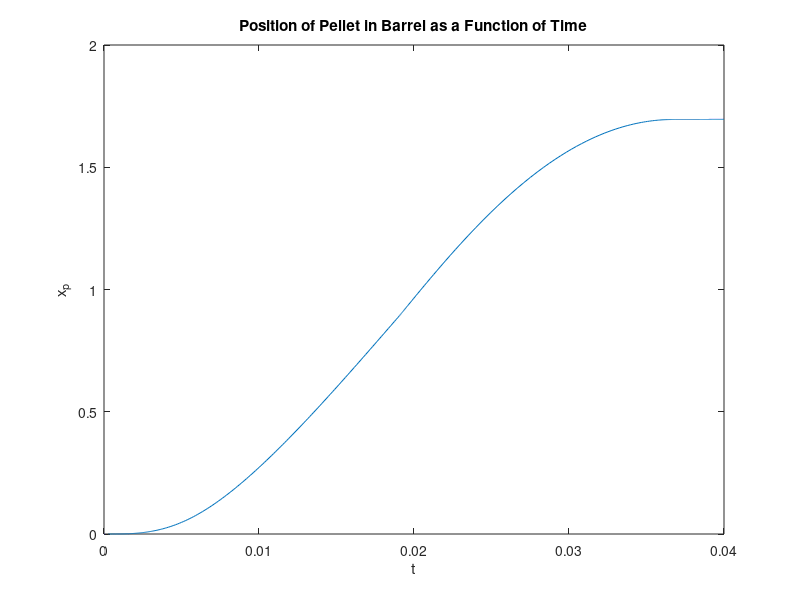
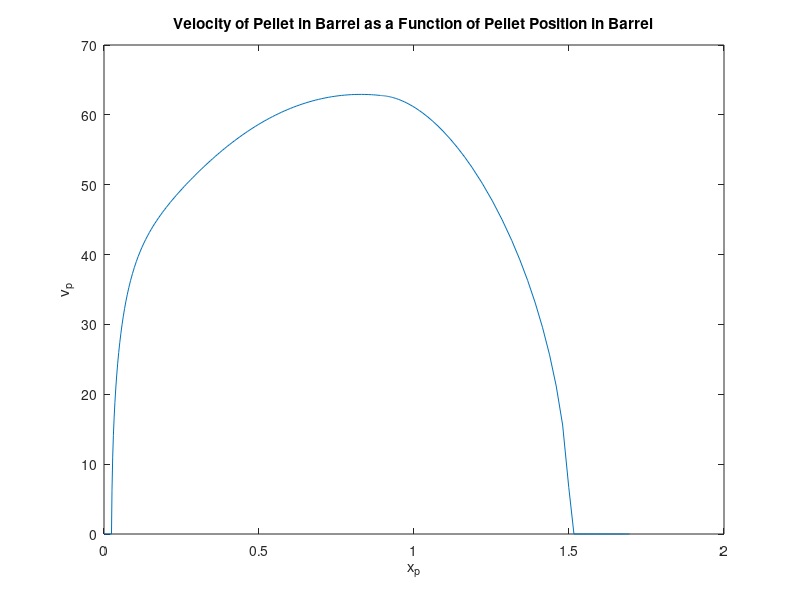
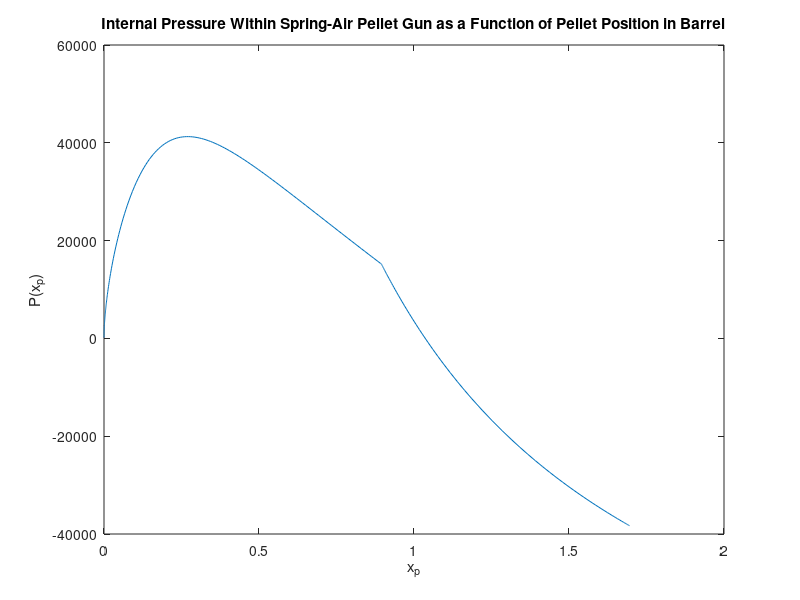

These charts were generated, in order, by the following MATLAB code:
function y = comptonSim %Allows M-file to be called as a function in MATLAB

%Imput Specific Design Values
global m_p m_s r_piston c R f_e mu mu_static mu_dynamic I_p g P_o V_o k x_s_f x_s_o R_angle

m_p = 0.0012; %mass of pellet ( kg )
m_s = 0.039; %mass of spring piston + 1/3 spring mass ( kg )
r_piston = 0.034798/2; %radius of spring piston in air gun ( m )
c = 0.0133; %caliber ( m )
R = 0; %twist rate of rifling ( 1/m )
f_e = 10; %experimentally quantified elastic compression friction force for pellet-style ( N )
mu = .5; %kinetic coeficient of friction between pellet and barrel materials
mu_static = 1.0;
mu_dynamic = 0.5;
I_p = 0.0000000216; %mass moment of inertia of pellet along its lognitudinal central axis ( kg*m^2 )
g = 9.801; %force of local gravitational feild (use standard earth value for analysis) ( m/(kg*s^2) )
P_o = 1.013*10^5; %local atmospheric pressure (normally set at see level for analysis) ( Pa )
V_o = 0.00014255 + 0.000004*2; %Volume of air in cylinder when the air gun is "cocked" ( m^3 )
k = 679.5; %spring constant ( N/m )
x_s_f = 0.040818+0.15138; %compression of spring assembly after cocking ( m )
x_s_o = 0.040818 ; %compression of spring assembly before cocking ( m )
barrel_length = 0.33; % ( m )
R_angle = atan(R*(pi*c)); %Twist angle of Rifling Formula -- Don't Change Formula !!!

%First solve the initial value problem using "ode45"
tspan=[0,0.04];x0=[0;0]; %Time Span ( tspan ) may have to be increased or decreased for different models
options = odeset('RelTol', 1e-7, 'AbsTol', 1e-9);
[t,x] = ode45(@problem_func, tspan, x0, options);
x(:,1) = real((x(:,1) + ((x_s_f-x_s_o)-x(:,1)).*(x(:,1) >= (x_s_f-x_s_o))));x(:,2) = real(x(:,2));

%Make a plot for (t,x_p)
plot(t,x(:,2))
xlabel('t')
ylabel('x_p')
title('Position of Pellet in Barrel as a Function of Time')
shg

#pause

%Next make a plot for (x_p,v_p)
vel_s = real((x(:,1)<(x_s_f-x_s_o)).*(k.*(x_s_f - x(:,1)) - ( (pi.*r_piston^2.*P_o.*V_o)
./(V_o - pi.*r_piston.^2.*x(:,1) + (pi./4).*c.^2.*x(:,2)) ) + pi.*r_piston.^2.*P_o).*((t)./(m_s)));
vel_p = real(sqrt( (SpringEnergy(x(:,1)) - BoreFriction(x(:,1),x(:,2))
- EnergyStoredInCompressedGas(x(:,1),x(:,2)) - (1./2).*m_s.*(max(vel_s)).^2 )
./(m_p + 4.*I_p.*pi.^2.*R.^2)));
figure
plot(x(:,2),vel_p)
xlabel('x_p')
ylabel('v_p')
title('Velocity of Pellet in Barrel as a Function of Pellet Position in Barrel')
shg

#pause

%Next make a plot for (x_p,P(x_p))
Pres = ( (P_o.*V_o)./(V_o - pi.*r_piston.^2.*x(:,1) + (pi./4).*c.^2.*x(:,2)) ) - P_o;
figure
plot(x(:,2),Pres)
xlabel('x_p')
ylabel('P(x_p)')
title('Internal Pressure Within Spring-Air Pellet Gun as a Function of Pellet Position in Barrel')
shg

%Find and display the muzzle velocity ( m/s )
[p8,p8s,p8mu] = polyfit(x(:,2),vel_p,8);
muzzle_velocity = polyval(p8,barrel_length,p8s,p8mu)

%Find and display the muzzle energy ( J )
muzzle_energy = (m_p + 4.*I_p.*pi.^2.*R.^2).*(muzzle_velocity).^2

%Find and display the Maximum Internal Pressure Within Spring-Air Pellet Gun ( Pa )
max_pressure = max(abs(Pres))

arrayLength = length(vel_p)

%sub-function Library for this file

%Preliminary Functions

function f1 = SpringEnergy(x_s)
global m_p m_s r_piston c R f_e mu I_p g P_o V_o k x_s_f x_s_o R_angle;
f1 = k.*(x_s_f.*x_s - (1./2).*x_s.^2);

function f2 = SimpleGravitationalFriction(x_p)
global m_p m_s r_piston c R f_e mu I_p g P_o V_o k x_s_f x_s_o R_angle;
f2 = m_p.*g.*mu.*x_p;

function f4 = LognitudinalRiflingFriction(x_s,x_p)
global m_p m_s r_piston c R f_e mu I_p g P_o V_o k x_s_f x_s_o R_angle;
f4 = (( (4.*I_p.*R.*pi.*mu.*P_o.*V_o)./(m_p.*c.*(cos(R_angle) + mu.*sin(R_angle))) )
.*log(V_o - pi.*r_piston.^2.*x_s + (1./4).*pi.*c.^2.*x_p) - ( (I_p.*R.*pi.^2.*mu.*c.*P_o.*x_p)
./(m_p.*(cos(R_angle) + mu*sin(R_angle))) ));

function f5 = ElasticCompressionFriction(x_p)
global m_p m_s r_piston c R f_e mu mu_static mu_dynamic I_p g P_o V_o k x_s_f x_s_o R_angle;
if x_p < 0.001
    mu = mu_static;
else
    mu = mu_dynamic;
end
f5 = f_e.*mu.*x_p;

function f6 = BoreFriction(x_s,x_p)
global m_p m_s r_piston c R f_e mu I_p g P_o V_o k x_s_f x_s_o R_angle;
f6 = ElasticCompressionFriction(x_p);

function f7 = EnergyStoredInCompressedGas(x_s,x_p)
global m_p m_s r_piston c R f_e mu I_p g P_o V_o k x_s_f x_s_o R_angle;
f7 = P_o.*(( (V_o.^2)./(V_o - pi.*r_piston.^2.*x_s + (pi./4).*c.^2.*x_p) ) - V_o - pi.*r_piston.^2.*x_s
+ (pi./4).*c.^2.*x_p);

%Primary ODE system of two linear equations function
function velocity = problem_func(t,x )
global m_p m_s r_piston c R f_e mu I_p g P_o V_o k x_s_f x_s_o R_angle;
%Initialize for a system of ODEs
velocity = zeros(2,1);
%system of two first order ODEs
velocity(1)=(x(1)<(x_s_f-x_s_o)).*(k.*(x_s_f - (x(1) + ((x_s_f-x_s_o)-x(1)).*(x(1) >= (x_s_f-x_s_o))))
- ( (pi.*r_piston^2.*P_o.*V_o)./(V_o - pi.*r_piston.^2.*(x(1) + ((x_s_f-x_s_o)-x(1)).*(x(1)
>= (x_s_f-x_s_o))) + (pi./4).*c.^2.*x(2)) ) + pi.*r_piston.^2.*P_o).*((t)./(m_s));
velocity(2)=sqrt( (SpringEnergy((x(1) + ((x_s_f-x_s_o)-x(1)).*(x(1) >= (x_s_f-x_s_o)))) - BoreFriction((x(1)
+ ((x_s_f-x_s_o)-x(1)).*(x(1) >= (x_s_f-x_s_o))),x(2)) - EnergyStoredInCompressedGas((x(1)
+ ((x_s_f-x_s_o)-x(1)).*(x(1) >= (x_s_f-x_s_o))),x(2)) - (1./2).*m_s.*(max(velocity(1))).^2 )
./(m_p + 4.*I_p.*pi.^2.*R.^2) );
